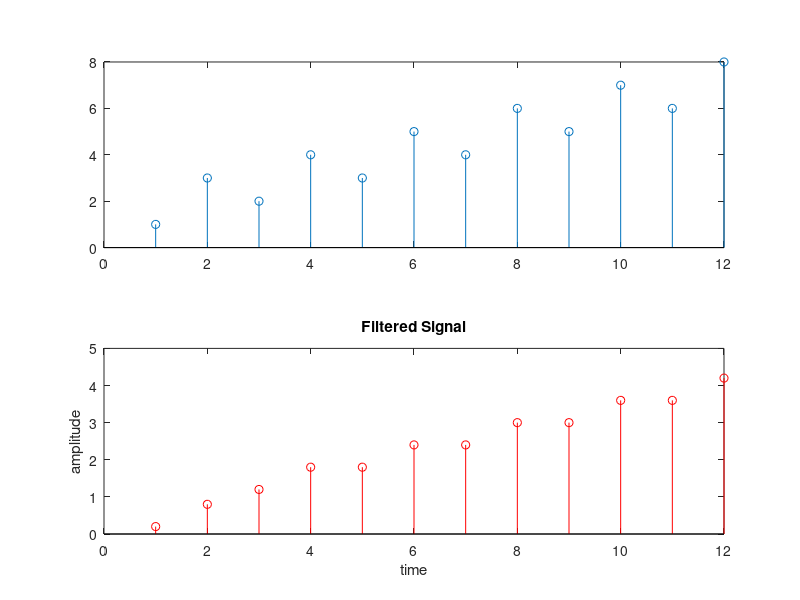

Write the MATLAB code that produced this figure.
%FIR 
x = [1,3,2,4,3,5,4,6,5,7,6,8]; 

a1 = 0.2;
a2 = 0.2;
a3 = 0.2;

x_lpf(1) = a1*x(1);
x_lpf(2) = a1*x(2)+a2*x(1);

for ii = 3:length(x)
    x_lpf(ii) = a1*x(ii) + a2*x(ii-1) + a3*x(ii-2);
    
end

figure;
subplot(2,1,1)
stem(x)
subplot(2,1,2)
stem(x_lpf, Color='r');
xlabel('time');
ylabel('amplitude');
title('Filtered Signal');
